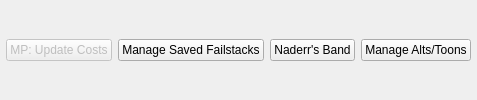
         <widget class="QWidget" name="widget_5" native="true">
          <layout class="QHBoxLayout" name="horizontalLayout_4">
           <property name="leftMargin">
            <number>6</number>
           </property>
           <property name="topMargin">
            <number>6</number>
           </property>
           <property name="rightMargin">
            <number>6</number>
           </property>
           <property name="bottomMargin">
            <number>6</number>
           </property>
           <item>
            <widget class="QPushButton" name="cmdMPUpdateMonnies">
             <property name="enabled">
              <bool>false</bool>
             </property>
             <property name="text">
              <string>MP: Update Costs</string>
             </property>
            </widget>
           </item>
           <item>
            <widget class="QPushButton" name="cmdAdviceValks">
             <property name="text">
              <string>Manage Saved Failstacks</string>
             </property>
            </widget>
           </item>
           <item>
            <widget class="QPushButton" name="cmdNaderr">
             <property name="text">
              <string>Naderr's Band</string>
             </property>
            </widget>
           </item>
           <item>
            <widget class="QPushButton" name="cmdAlts">
             <property name="enabled">
              <bool>true</bool>
             </property>
             <property name="text">
              <string>Manage Alts/Toons</string>
             </property>
            </widget>
           </item>
          </layout>
         </widget>
